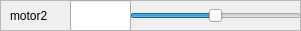
       <widget class="QFrame" name="frame_10">
        <property name="geometry">
         <rect>
          <x>0</x>
          <y>300</y>
          <width>301</width>
          <height>31</height>
         </rect>
        </property>
        <property name="frameShape">
         <enum>QFrame::StyledPanel</enum>
        </property>
        <property name="frameShadow">
         <enum>QFrame::Raised</enum>
        </property>
        <widget class="QSlider" name="motor2">
         <property name="geometry">
          <rect>
           <x>130</x>
           <y>0</y>
           <width>171</width>
           <height>31</height>
          </rect>
         </property>
         <property name="minimum">
          <number>-50</number>
         </property>
         <property name="maximum">
          <number>50</number>
         </property>
         <property name="orientation">
          <enum>Qt::Horizontal</enum>
         </property>
        </widget>
        <widget class="QLabel" name="label_9">
         <property name="geometry">
          <rect>
           <x>10</x>
           <y>0</y>
           <width>91</width>
           <height>31</height>
          </rect>
         </property>
         <property name="text">
          <string>motor2</string>
         </property>
        </widget>
        <widget class="QFrame" name="frame_11">
         <property name="geometry">
          <rect>
           <x>40</x>
           <y>30</y>
           <width>301</width>
           <height>31</height>
          </rect>
         </property>
         <property name="frameShape">
          <enum>QFrame::StyledPanel</enum>
         </property>
         <property name="frameShadow">
          <enum>QFrame::Raised</enum>
         </property>
         <widget class="QSlider" name="horizontalSlider_4">
          <property name="geometry">
           <rect>
            <x>70</x>
            <y>0</y>
            <width>231</width>
            <height>31</height>
           </rect>
          </property>
          <property name="orientation">
           <enum>Qt::Horizontal</enum>
          </property>
         </widget>
         <widget class="QLabel" name="label_10">
          <property name="geometry">
           <rect>
            <x>10</x>
            <y>0</y>
            <width>91</width>
            <height>31</height>
           </rect>
          </property>
          <property name="text">
           <string>motor0</string>
          </property>
         </widget>
        </widget>
        <widget class="QLineEdit" name="setPoint_motor2">
         <property name="geometry">
          <rect>
           <x>70</x>
           <y>0</y>
           <width>61</width>
           <height>31</height>
          </rect>
         </property>
         <property name="readOnly">
          <bool>true</bool>
         </property>
        </widget>
       </widget>
